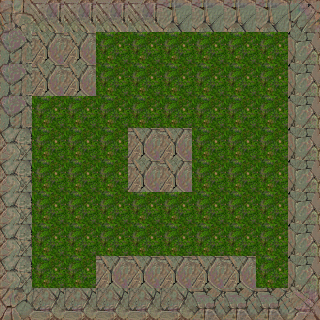

This game map was drawn from its Tiled (.tmx) file and the tilesets committed beside it. A one-line description and the trimmed map source follow:
An orthogonal 10x10 tile map with 32x32 px tiles, 1 tile layer (Calque de Tile 1), 2 tilesets.

<map version="1.0" orientation="orthogonal" renderorder="right-down" width="10" height="10" tilewidth="32" tileheight="32" nextobjectid="1">
 <tileset firstgid="1" name="grass" tilewidth="32" tileheight="32">
  <image source="grass.png" width="128" height="128" />
 </tileset>
 <tileset firstgid="17" name="rocks" tilewidth="32" tileheight="32">
  <properties>
   <property name="blocked" value="true" />
  </properties>
  <image source="rocks.png" width="128" height="128" />
 </tileset>
 <layer name="Calque de Tile 1" width="10" height="10">
  <data>[100 cells, 100 non-empty, 13 distinct tile ids]</data>
 </layer>
</map>
